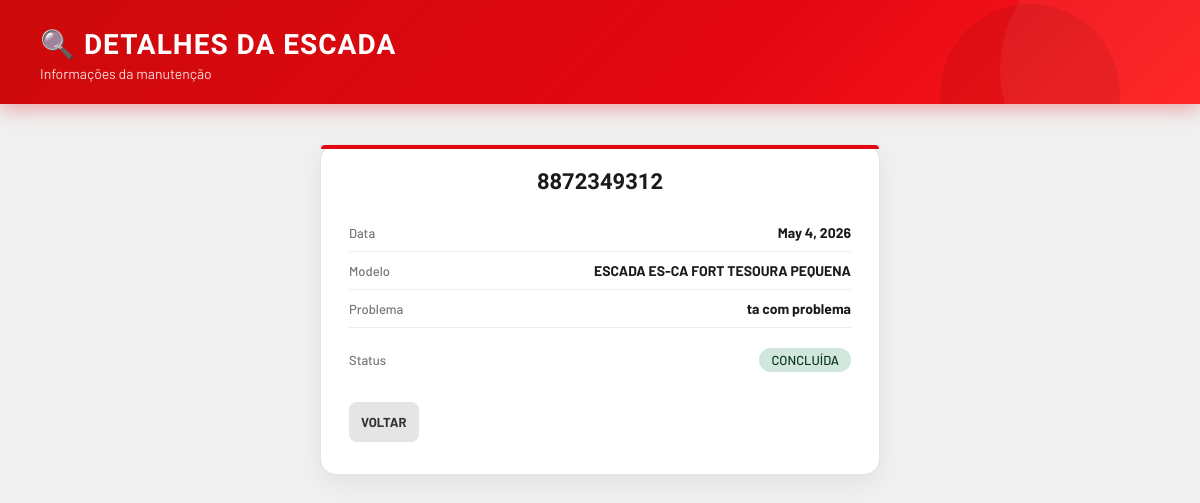
Page /escadas/7/ on the committed database.
### manutencao_app/models.py (models this page shows, shortened)
class Escada(models.Model):
    codigo = models.CharField(max_length=20)
    data_envio = models.DateField()
    problema = models.CharField(max_length=100)
    STATUS_CHOICE = [
        ('pendente', 'Pendente'),
        ('em_manutencao', 'Em manutenção'),
        ('concluida', 'Concluída'),
    ]
    MODELO_CHOICE = [
        ('escada_es-ca_fort_tesoura_pequena', 'ESCADA ES-CA FORT TESOURA PEQUENA'),
        ('escada_es-ca_fort_6m_extensiva', 'ESCADA ES-CA FORT 6M EXTENSIVA'),
    ]
    modelo = models.CharField(max_length=40, choices=MODELO_CHOICE, default='')
    status = models.CharField(max_length=20, choices=STATUS_CHOICE, default='pendente')

### manutencao_app/views.py (the view)
# urls.py: path('escadas/<int:id>/', views.detalhe_escada, name='detalhe_escada'),
def detalhe_escada(request, id):
    escada = get_object_or_404(Escada, id=id)
    return render(request, 'manutencao_app/detalhe_escada.html', {'escada': escada})

### manutencao_app/templates/manutencao_app/detalhe_escada.html (shortened to what this page needs)
{% extends 'manutencao_app/base.html' %}
{% load static %}
{% block extra_css %}
<link rel="stylesheet" href="{% static 'manutencao_app/detalhe_escada.css' %}">
{% endblock %}
{% block conteudo %}
<div class="topo">
    <h1>🔍 Detalhes da Escada</h1>
    <p>Informações da manutenção</p>
</div>
<div class="container-detalhe">
    <div class="card-detalhe">
    <h2>{{ escada.codigo }}</h2>
    <div class="info">
        <span>Data</span>
        <strong>{{ escada.data_envio }}</strong>
    </div>
    <div class="info">
        <span>Modelo</span>
        <strong>{{ escada.get_modelo_display }}</strong>
    </div>
    <div class="info">
        <span>Problema</span>
        <strong>{{ escada.problema }}</strong>
    </div>
    <div class="info status-linha">
        <span>Status</span>
        <span class="status {{ escada.status }}">{{ escada.get_status_display }}</span>
    </div>
    <div class="botoes">
        <a href="{% url 'lista_escadas' %}">
            <button class="botao voltar">Voltar</button>
        </a>
    </div>
</div>
{% endblock %}

### manutencao_app/static/manutencao_app/style.css (style rules this page uses)
*, *::before, *::after { margin: 0; padding: 0; box-sizing: border-box; }
body { font-family: Arial, sans-serif; background: #f0f0f0; color: #1a1a1a; }
button { cursor: pointer; }
a { text-decoration: none; color: inherit; }

### manutencao_app/static/manutencao_app/detalhe_escada.css (style rules this page uses)
body { background: #f0f0f0; font-family: 'Barlow', sans-serif; color: #1a1a1a; }
.topo { background: linear-gradient(135deg, #cc0a0a 0%, #e30613 60%, #ff1a1a 100%); padding: 28px 40px 22px; position: relative; overflow: hidden; box-shadow: 0 4px 20px rgba(227,6,19,0.35); }
.topo::before { content: ''; position: absolute; right: -60px; top: -60px; width: 260px; height: 260px; border-radius: 50%; background: rgba(255,255,255,0.06); }
.topo::after { content: ''; position: absolute; right: 80px; bottom: -80px; width: 180px; height: 180px; border-radius: 50%; background: rgba(0,0,0,0.07); }
.topo h1 { font-family: 'Barlow Condensed', sans-serif; font-size: 28px; font-weight: 800; color: #fff; text-transform: uppercase; letter-spacing: 1px; }
.topo p { color: rgba(255,255,255,0.85); font-size: 14px; margin-top: 4px; }
.container-detalhe { max-width: 600px; margin: 40px auto; padding: 0 20px; }
.card-detalhe { background: #fff; border-radius: 16px; border: 1px solid #e4e4e4; padding: 32px 28px; box-shadow: 0 8px 25px rgba(0,0,0,0.06); display: flex; flex-direction: column; gap: 10px; }
.card-detalhe h2 { font-family: 'Barlow Condensed', sans-serif; font-size: 22px; font-weight: 700; text-align: center; text-transform: uppercase; margin-bottom: 16px; }
.status { display: inline-block; margin-left: 8px; padding: 4px 12px; border-radius: 20px; font-size: 11px; font-weight: 700; text-transform: uppercase; }
.status.concluida { background: #d1e7dd; color: #0a3622; }
.botoes { display: flex; flex-direction: column; gap: 12px; margin-top: 20px; }
.botao { padding: 12px; border-radius: 8px; border: none; font-family: 'Barlow', sans-serif; font-weight: 700; font-size: 13px; text-transform: uppercase; cursor: pointer; transition: 0.2s; }
.botao.voltar { background: #e5e5e5; color: #333; }
.info { display: flex; justify-content: space-between; align-items: center; padding: 10px 0; border-bottom: 1px solid #eee; }
.info span { font-size: 13px; color: #777; font-weight: 500; }
.info strong { font-size: 14px; color: #1a1a1a; }
.status-linha { border-bottom: none; margin-top: 10px; }
.card-detalhe { gap: 0; }
.card-detalhe h2 { margin-bottom: 20px; }
.card-detalhe::before { content: ''; display: block; height: 4px; background: #e30613; border-radius: 16px 16px 0 0; margin: -32px -28px 20px; }

### rows in the picture
Escada: codigo "8872349312", data_envio "May 4, 2026", modelo "ESCADA ES-CA FORT TESOURA PEQUENA", problema "ta com problema", status "CONCLUÍDA"
